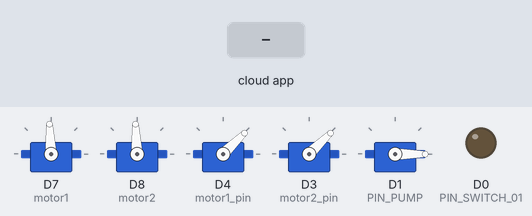
Bench run of a sketch on a simulated ESP8266 (NodeMCU). Shown: 5 × servo, output pins drawn as LEDs (lit = HIGH). Inputs (shaded band) come from the test bench. The RemoteXY app is connected.

Above: at 1.2 s.
1.3 s: the phone or cloud app sets switch_01 to 1
At 2.5 s:
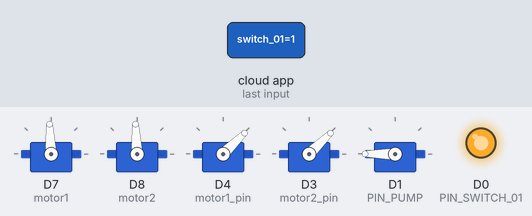
2.8 s: the phone or cloud app sets slider_01 to -100
At 3.8 s:
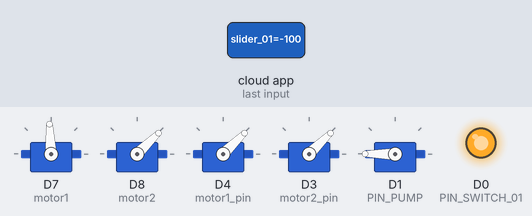
4.3 s: the phone or cloud app sets slider_02 to -100
At 5.0 s:
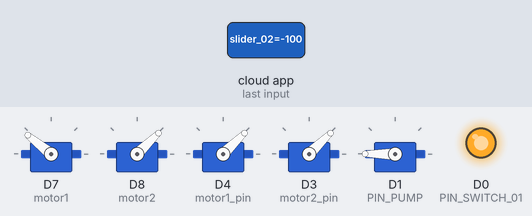
5.8 s: the phone or cloud app sets slider_03 to 25
At 6.1 s:
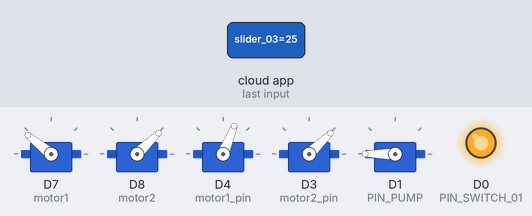
7.3 s: the phone or cloud app sets slider_04 to 25
At 8.5 s:
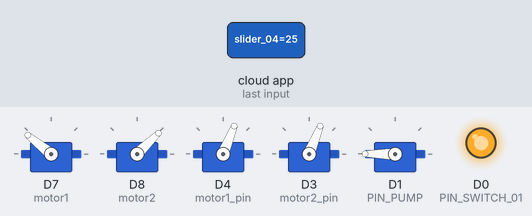
8.8 s: the phone or cloud app sets switch_01 to 0
At 9.6 s:
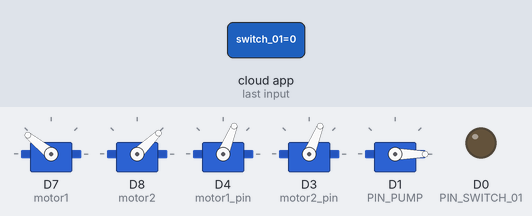
Timing chart, 0 to 11.3 s (numbered marks = the images above; inputs shaded):
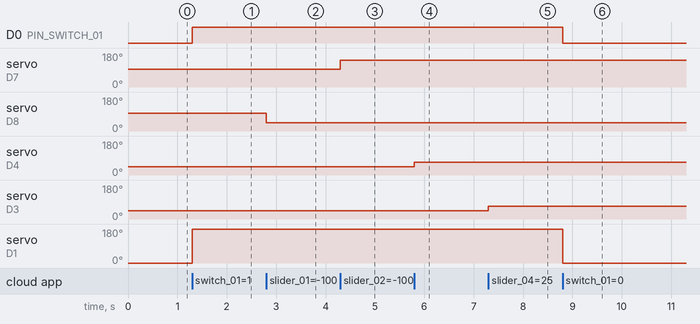

Measured:
- after the input at 1.3 s, D0 (PIN_SWITCH_01): LOW → HIGH at once; servo on D1 (PIN_PUMP): 0° → 180° at once
- after the input at 2.8 s, servo on D8 (motor2): 93° → 44° at once
- after the input at 4.3 s, servo on D7 (motor1): 93° → 141° at once
- after the input at 5.8 s, servo on D4 (motor1_pin): 44° → 68° at once
- after the input at 7.3 s, servo on D3 (motor2_pin): 44° → 68° at once
- after the input at 8.8 s, D0 (PIN_SWITCH_01): HIGH → LOW at once; servo on D1 (PIN_PUMP): 180° → 0° at once

The sketch:

wifiremotexy.ino
```cpp
// (licence header left out)
//////////////////////////////////////////////
//        RemoteXY include library          //
//////////////////////////////////////////////

// you can enable debug logging to Serial at 115200
//#define REMOTEXY__DEBUGLOG

// RemoteXY select connection mode and include library
#define REMOTEXY_MODE__ESP8266WIFI_LIB_POINT
#include <ESP8266WiFi.h>


// RemoteXY connection settings
#define REMOTEXY_WIFI_SSID "Sensor"
#define REMOTEXY_WIFI_PASSWORD "55555555"
#define REMOTEXY_SERVER_PORT 6377


#include <RemoteXY.h>

// RemoteXY configurate
#pragma pack(push, 1)
uint8_t RemoteXY_CONF[] =   // 114 bytes
  { 255,5,0,0,0,107,0,17,0,0,0,31,2,106,200,200,84,1,1,7,
  0,2,42,43,23,52,82,1,37,17,1,2,26,31,31,79,78,0,79,70,
  70,0,4,3,38,7,86,8,247,22,101,48,2,26,4,5,239,12,214,176,
  248,23,101,48,2,26,4,23,36,7,86,43,1,17,72,16,2,26,4,24,
  7,9,171,142,2,17,72,16,2,26,129,240,26,71,29,32,8,7,12,36,
  76,0,129,12,24,16,29,166,10,8,12,36,82,0 };

// this structure defines all the variables and events of your control interface
struct {

    // input variables
  uint8_t switch_01; // =1 if switch ON and =0 if OFF
  int8_t slider_01; // =-100..100 slider position
  int8_t slider_02; // =-100..100 slider position
  int8_t slider_03; // =0..100 slider position
  int8_t slider_04; // =0..100 slider position

    // other variable
  uint8_t connect_flag;  // =1 if wire connected, else =0

} RemoteXY;
#pragma pack(pop)

/////////////////////////////////////////////
//           END RemoteXY include          //
/////////////////////////////////////////////

#define PIN_SWITCH_01 D0


#include<Servo.h>
Servo servo1;
Servo servo2;
Servo bushmotor1;
Servo bushmotor2;
Servo pump;

#define PIN_PUMP D1
#define motor1 D7
#define motor2 D8
#define motor1_pin D4
#define motor2_pin D3

void setup() {
  RemoteXY_Init();
  servo2.attach(motor1);
  servo1.attach(motor2);
  bushmotor1.attach(motor1_pin);
  bushmotor2.attach(motor2_pin);
  pump.attach(PIN_PUMP);

  pinMode(PIN_SWITCH_01, OUTPUT);
  pinMode(PIN_PUMP, OUTPUT);
}

void loop() {
  RemoteXY_Handler();

  // Control the switch
  digitalWrite(PIN_SWITCH_01, RemoteXY.switch_01 ? HIGH : LOW);

  // Control the pump motor
  pump.write(RemoteXY.switch_01 ? 180 : 0);

  // Map the slider values to servo speed
  int ms1 = map(RemoteXY.slider_01, -100, 100, 1000, 2000);
  int ms2 = map(RemoteXY.slider_02, -100, 100, 2000, 1000);

  // Map the slider values to motor speed
  int motor1_speed = map(RemoteXY.slider_03, 0, 100, 1000, 2000);
  int motor2_speed = map(RemoteXY.slider_04, 0, 100, 1000, 2000);
  servo1.writeMicroseconds(ms1);
  servo2.writeMicroseconds(ms2);
  bushmotor1.writeMicroseconds(motor1_speed);
  bushmotor2.writeMicroseconds(motor2_speed);
}
```
